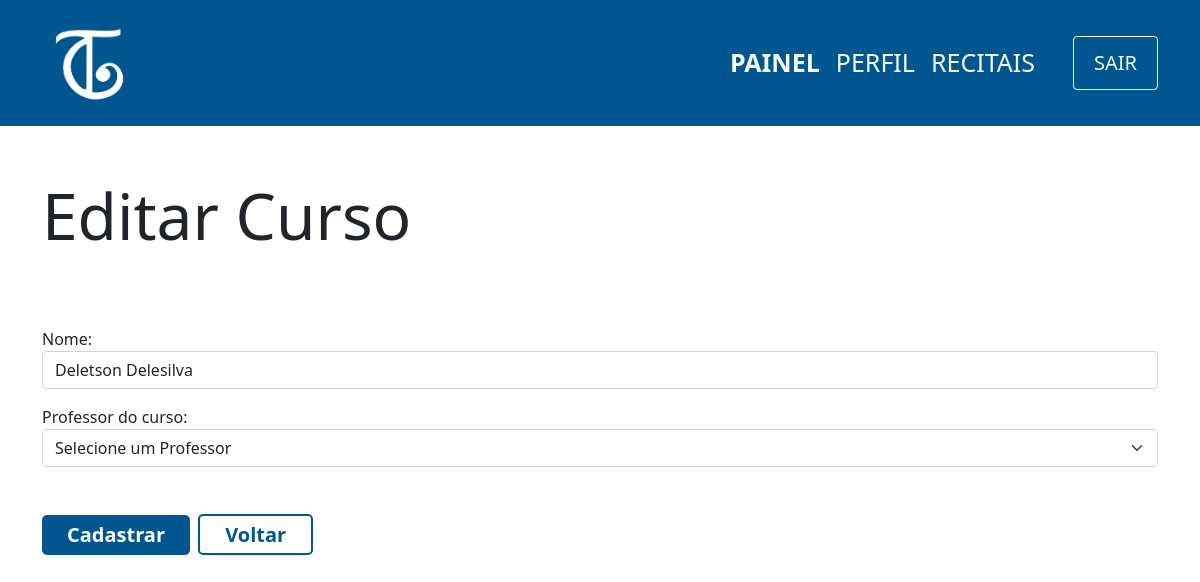
Before: /view/curso/edit.php?id=1 (signed in) with the older database file.
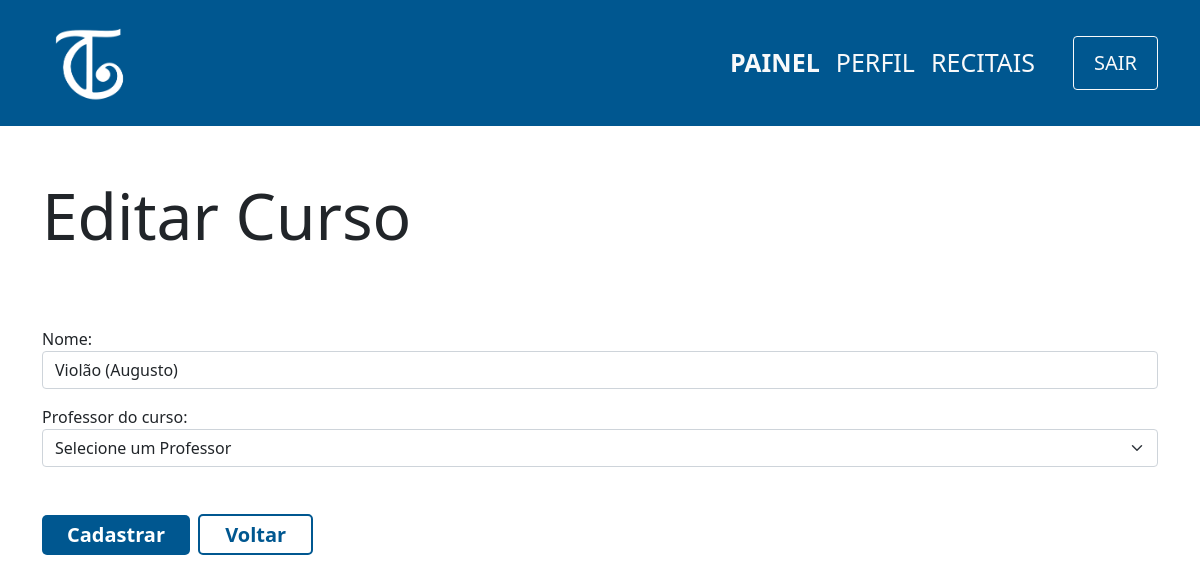
After: the same page with the newer database file.
### tables this page shows
CREATE TABLE curso(
                id INTEGER PRIMARY KEY,
                nome varchar(100) not null,
                id_professor integer not null,
                FOREIGN KEY (id_professor) references professor(id) ON DELETE CASCADE
            );

### controller/curso/edit.php (called while the page is built, shortened)
<?php
    require '../../db/connection.php';
    try {
        if(isset($_GET['id'])){
            $id = $_GET['id'];
            $sql1=$db->prepare('SELECT * FROM curso WHERE id=:id');
            $sql1->bindParam(':id',$id);
            $sql1->execute();
            $curso=$sql1->fetch();
        } else {
            header('Location:../../view/curso/index.php');
        }
    } catch (PDOException $e) {
        echo 'Erro ao executar comando no banco de dados: ' . $e->getMessage();
        exit();
    }
?>

### view/curso/edit.php (the view, shortened to what this page needs)
<?php
    include '../../layouts/navbar.php';
    include '../../controller/curso/edit.php';
?>
<div class="container">
    <div class="row mt-5">
        <h1 class="mt-1 display-3">Editar Curso</h1>
        <form class="mt-5" action="../../controller/curso/update.php" method="POST">
            <?php
                echo '
                <div class="form-group mt-3">
                    <label for="nome">Nome: </label>
                    <input type="text" class="form-control" id="nome" name="nome" value="'.$curso['nome'].'" required placeholder="Nome do curso">
                </div>
                <div class="form-group mt-3">
                    <label for="id_professor">Professor do curso: </label>
                    <select class="form-select" aria-label="Default select example" name="id_professor" id="id_professor" required>
                        <option value="" selected disabled>Selecione um Professor</option>
                        ';
                echo '
                    </select>
                </div>
                <input type="hidden" class="form-control" id="id" name="id" value="'.$curso['id'].'">
                <div class=" mt-5">
                    <button type="submit" class="btn-principal">Cadastrar</button>
                    <span class="btn-secundario mx-1">
                        <a href="index.php" style="text-decoration:none;color:#005790">Voltar</a>
                    </span>
                </div>
                ';
            ?>
        </form>
    </div>
</div>

Changed rows visible on the page:
changed curso: nome "Deletson Delesilva" → "Violão (Augusto)"
